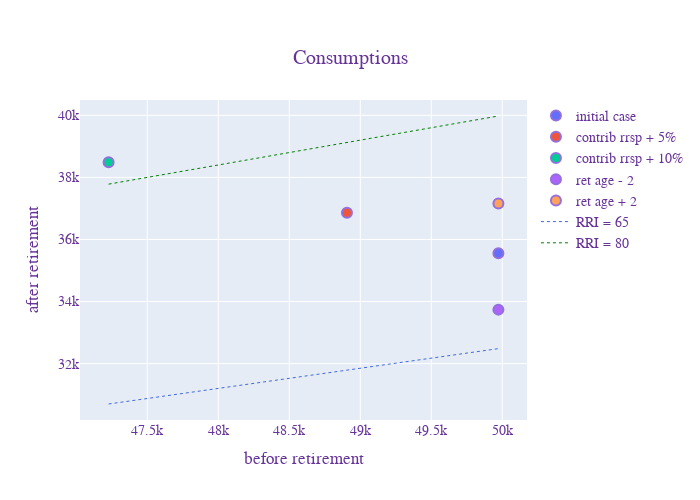

Notebook source saved alongside this figure:
### Markdown cell above
## Change contribution rate rrsp and retirement age

### Code cell
def create_data_changes(df):
    df_change = pd.DataFrame(np.repeat(df.values, 5, axis=0), columns=df.columns)
    df_change.cont_rate_rrsp += np.array([0, 0.05, 0.10, 0, 0])
    df_change.ret_age += np.array([0, 0, 0, -2, 2])
    if any(df_change.couple) is True:
        df_change.s_ret_age += np.array([0, 0, 0, -2, 2])
    return df_change

df_change = create_data_changes(df)
results = main.run_simulations(df_change, nsim=1, n_jobs=1, non_stochastic=True, base_year=2020)
results.merge()
df_change = results.df_merged

names = ['initial case', 'contrib rrsp + 5%', 'contrib rrsp + 10%', 'ret age - 2', 'ret age + 2']
init_cons_bef, init_cons_after = df_change.loc[0, ['cons_bef', 'cons_after']].values.squeeze().tolist()

fig = go.Figure()

l_cons_bef = []
for index, row in df_change.iterrows():
    l_cons_bef.append(row['cons_bef'])
    rri = row['cons_after'] / row['cons_bef'] * 100
    fig.add_scatter(x=[row['cons_bef']], y=[row['cons_after']],
                    mode='markers', 
                    marker=dict(size=10, line=dict(color='MediumPurple', width=2)),
                    name=names[index],
                    hovertemplate=
                    '<b>%{text}</b>' +
                    '<extra></extra>',
                    text = [f'{names[index]} <br /> RRI: {rri:.0f}'],
                    showlegend = True)
    
#     fig.add_annotation(
#         x=row['cons_bef'],  # arrows' head
#         y=row['cons_after'],  # arrows' head
#         ax=init_cons_bef,  # arrows' tail
#         ay=init_cons_after,  # arrows' tail
#         xref='x',
#         yref='y',
#         axref='x',
#         ayref='y',
#         text='',  # if you want only the arrow
#         showarrow=True,
#         arrowhead=2,
#         arrowsize=1,
#         arrowwidth=2,
#         arrowcolor='black',
#         opacity=0.5
#     )

cons_bef = np.array([min(l_cons_bef), max(l_cons_bef)])
fig.add_trace(go.Scatter(x=cons_bef, y=.65 * cons_bef,
                         mode='lines', name="RRI = 65",
                         line=dict(color="RoyalBlue", width=1, dash='dot')))
fig.add_trace(go.Scatter(x=cons_bef, y=.80 * cons_bef,
                         mode='lines', name="RRI = 80",
                         line=dict(color="Green", width=1, dash='dot')))


fig.update_layout(height=500, width=700,
                  title={'text': f"Consumptions",
                         'x': 0.5,
                         'xanchor': 'center',
                         'yanchor': 'top'},
                  xaxis_title="before retirement",
                  yaxis_title="after retirement",
                  font=dict(family="Courier New, monospace",
                            size=14,
                            color="RebeccaPurple"))

fig.show()

### Figure 1 — Plotly figure (JSON) as saved in the notebook; plotly's stock layout.template omitted (floating-point values rounded to 4 significant figures)
{"data": [{"hovertemplate": "<b>%{text}</b><extra></extra>", "marker": {"line": {"color": "MediumPurple", "width": 2}, "size": 10}, "mode": "markers", "name": "initial case", "showlegend": true, "text": ["initial case <br /> RRI: 71"], "type": "scatter", "x": [49970.0], "y": [35550.0]}, {"hovertemplate": "<b>%{text}</b><extra></extra>", "marker": {"line": {"color": "MediumPurple", "width": 2}, "size": 10}, "mode": "markers", "name": "contrib rrsp + 5%", "showlegend": true, "text": ["contrib rrsp + 5% <br /> RRI: 75"], "type": "scatter", "x": [48910.0], "y": [36860.0]}, {"hovertemplate": "<b>%{text}</b><extra></extra>", "marker": {"line": {"color": "MediumPurple", "width": 2}, "size": 10}, "mode": "markers", "name": "contrib rrsp + 10%", "showlegend": true, "text": ["contrib rrsp + 10% <br /> RRI: 82"], "type": "scatter", "x": [47230.0], "y": [38490.0]}, {"hovertemplate": "<b>%{text}</b><extra></extra>", "marker": {"line": {"color": "MediumPurple", "width": 2}, "size": 10}, "mode": "markers", "name": "ret age - 2", "showlegend": true, "text": ["ret age - 2 <br /> RRI: 68"], "type": "scatter", "x": [49970.0], "y": [33740.0]}, {"hovertemplate": "<b>%{text}</b><extra></extra>", "marker": {"line": {"color": "MediumPurple", "width": 2}, "size": 10}, "mode": "markers", "name": "ret age + 2", "showlegend": true, "text": ["ret age + 2 <br /> RRI: 74"], "type": "scatter", "x": [49970.0], "y": [37160.0]}, {"line": {"color": "RoyalBlue", "dash": "dot", "width": 1}, "mode": "lines", "name": "RRI = 65", "type": "scatter", "x": [47230.0, 49970.0], "y": [30700.0, 32480.0]}, {"line": {"color": "Green", "dash": "dot", "width": 1}, "mode": "lines", "name": "RRI = 80", "type": "scatter", "x": [47230.0, 49970.0], "y": [37780.0, 39980.0]}], "layout": {"font": {"color": "RebeccaPurple", "family": "Courier New, monospace", "size": 14}, "height": 500, "title": {"text": "Consumptions", "x": 0.5, "xanchor": "center", "yanchor": "top"}, "width": 700, "xaxis": {"autorange": true, "range": [47020.0, 50180.0], "title": {"text": "before retirement"}, "type": "linear"}, "yaxis": {"autorange": true, "range": [30180.0, 40490.0], "title": {"text": "after retirement"}, "type": "linear"}}}
